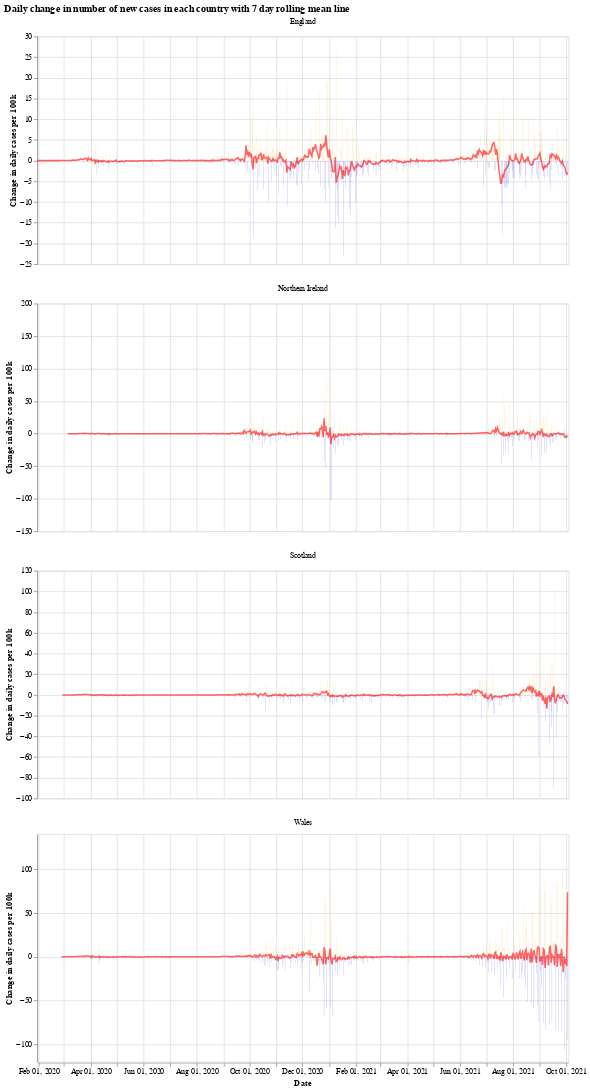

Notebook code cell kept with this figure:
### Markdown cell above
We will use the Python library `Altair` for visualising the data, see the [altair docs](https://altair-viz.github.io/) for more information.

First we have a graph which shows the daily change in the number of new cases for each country. This number jumps up and down all over the place, which is likely due to delay in reporting of new cases over the weekend. Another interesting thing is that it looks like the daily cases in Wales experienced a much shorter period of calm over the summer (calm in the sense of daily cases not jumping up and down).

The orange bars are days when the number of new cases (per 100k population) was more than the previous day, while the blue are days when the number of new cases dropped. The red line is the 7 day moving average. 

When the moving average line is below 0, it means that there is a consistent drop in new cases. We can see this clearly happening around the times that lockdowns were introduced (though, to varying degrees). I will update the graphs soon with a marker of when each lockdown started.

### Code cell
# collapse
import altair as alt

bars = alt.Chart(uk_cases).mark_bar().encode(
    x=alt.X("yearmonthdate(date):T", axis=alt.Axis(title='Date')),
    y=alt.Y("casesChangeRate:Q", axis=alt.Axis(title='Change in daily cases per 100k')),
    tooltip='casesChange',
    color=alt.condition(
        alt.datum.casesChangeRate > 0,
        alt.value("orange"),  # The positive color
        alt.value("blue")  # The negative color
    )
).properties(title='Daily change in number of new cases with 7 day rolling mean',width=700).interactive()

line = alt.Chart(uk_cases).mark_line(
    color='red',
    size=2,
    opacity=0.6
).transform_window(
    rolling_mean='mean(casesChangeRate)',
    frame=[0, 7],
    groupby=['areaName']
).encode(
    x='yearmonthdate(date):T',
    y='rolling_mean:Q'
)

alt.layer(bars, line, data=uk_cases).facet(alt.Column(
    'areaName', title=''), columns=1).resolve_scale(y='independent').properties(title='Daily change in number of new cases in each country with 7 day rolling mean line')

### Figure 1 — Vega-Lite specification as saved in the notebook (floating-point values rounded to 4 significant figures; data arrays with more than 128 entries replaced by an {"elided": "..."} marker saying what was removed)
{"config": {"view": {"continuousWidth": 400, "continuousHeight": 300}}, "data": {"name": "data-beb3a9652989c194a555908be4af33d7"}, "facet": {"type": "nominal", "field": "areaName", "title": ""}, "spec": {"layer": [{"mark": "bar", "encoding": {"color": {"condition": {"value": "orange", "test": "(datum.casesChangeRate > 0)"}, "value": "blue"}, "tooltip": {"type": "quantitative", "field": "casesChange"}, "x": {"type": "temporal", "axis": {"title": "Date"}, "field": "date", "timeUnit": "yearmonthdate"}, "y": {"type": "quantitative", "axis": {"title": "Change in daily cases per 100k"}, "field": "casesChangeRate"}}, "selection": {"selector001": {"type": "interval", "bind": "scales", "encodings": ["x", "y"]}}, "title": "Daily change in number of new cases with 7 day rolling mean", "width": 700}, {"mark": {"type": "line", "color": "red", "opacity": 0.6, "size": 2}, "encoding": {"x": {"type": "temporal", "field": "date", "timeUnit": "yearmonthdate"}, "y": {"type": "quantitative", "field": "rolling_mean"}}, "transform": [{"window": [{"op": "mean", "field": "casesChangeRate", "as": "rolling_mean"}], "frame": [0, 7], "groupby": ["areaName"]}]}]}, "columns": 1, "resolve": {"scale": {"y": "independent"}}, "title": "Daily change in number of new cases in each country with 7 day rolling mean line", "$schema": "https://vega.github.io/schema/vega-lite/v4.8.1.json", "datasets": {"data-beb3a9652989c194a555908be4af33d7": {"elided": "2360 records"}}}
